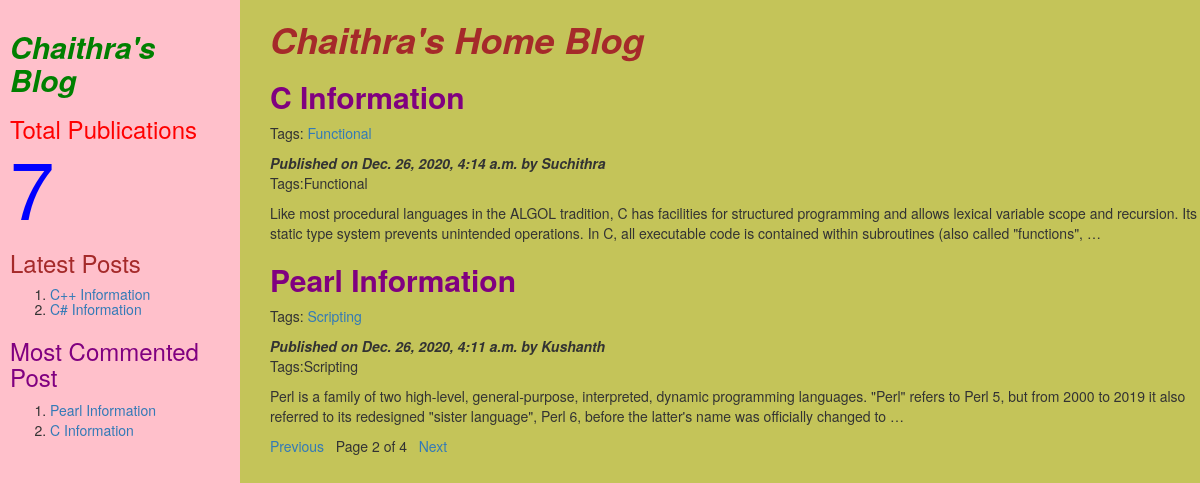
Screenshot of /?page=2 with the database file from the repository.
### myapp/models.py (models this page shows, shortened)
class Post(models.Model):
	tags=TaggableManager()
	STATUS_CHOICES=(('draft','Draft'),('published','Published'))
	title=models.CharField(max_length=256)
	slug=models.SlugField(max_length=264,unique_for_date='publish')
	author=models.ForeignKey(User,related_name='blog_posts',on_delete= models.CASCADE)
	body=models.TextField()
	publish=models.DateTimeField(default=timezone.now)
	created=models.DateTimeField(auto_now_add=True)
	updated=models.DateTimeField(auto_now=True)
	status= models.CharField(max_length=10,choices=STATUS_CHOICES,default='draft')
	objects=CustomManager()
	class Meta:
		ordering=('-publish',)
	def get_absolute_url(self):
		return reverse('post_detail',args=[self.publish.year,self.publish.strftime('%m'),self.publish.strftime('%d'),self.slug])

### myapp/views.py (the view)
# urls.py: url(r'^$',views.post_list_view),
def post_list_view(request,tag_slug=None):
	post_list=Post.objects.all()
	tag=None
	if tag_slug:
		tag=get_object_or_404(Tag,slug=tag_slug)
		post_list=post_list.filter(tags__in=[tag])
	paginator=Paginator(post_list,2)
	page_number=request.GET.get('page')
	try:
		post_list=paginator.page(page_number)
	except PageNotAnInteger:
		post_list=paginator.page(1)
	except EmptyPage:
		post_list=paginator.page(paginator.num_pages)
	d={'post_list':post_list,'tag':tag}
	return render(request,'myapp/post_list.html',d)

### myapp/models.py (called while the page is built)
    def get_queryset(self):
        return super().get_queryset().filter(status='published')

### myapp/templatetags/mytags.py (called while the page is built)
@register.simple_tag
def total_posts():
	return Post.objects.count()

@register.inclusion_tag('myapp/latest_post.html')
def show_latest_posts(count=3):
	latest_posts=Post.objects.order_by('-publish')[:count]
	return {'latest_posts':latest_posts}

@register.simple_tag
def get_most_commented_posts(count=2):
	return Post.objects.annotate(total_comments=Count('comments')).order_by('-total_comments')[:count]

### templates/myapp/post_list.html (shortened to what this page needs)
<html>
    {%extends 'myapp/parent.html'%}
        {%block content_block%}
        <h1 style="color:brown"><b><i>Chaithra's Home Blog</i></b></h1>
        {%for post in post_list%}
        <a href="{{post.get_absolute_url}}"><h2 style="color:purple"><b>{{post.title}}</b></h2></a>
	<p>Tags:
		{%for t in post.tags.all%}
		<a href="{%url "post_list_by_tag_name" t.slug%}">{{t.name}}</a>
		{%endfor%}
	</p>
        <i><b>Published on {{post.publish}} by {{post.author|title}}</b></i>
	<p>Tags:{{post.tags.all|join:','}}</p>
        {{post.body|truncatewords:40|linebreaks}}
        {%endfor%}
        {%include 'myapp/pagination.html' with page=post_list%}
        {%endblock%}

### templates/myapp/parent.html (shortened to what this page needs)
<html>
{%load mytags%}
    <head>
	<link rel="stylesheet" href="https://maxcdn.bootstrapcdn.com/bootstrap/3.3.7/css/bootstrap.min.css">
    </head>
	<body>
	    <div class="content" style="width:80%;float:right;background-color:#c4c459;height:300%;padding:0 0 0 30px">
	       {%block content_block%}
	       {%endblock%}
	    </div>
	    <div class="sidebar" style="width:20%;float:left;background-color:pink;height:300%;padding:10px">
		<h2 style="color:green"><b><i>Chaithra's Blog</i></b></h2>
		<h3 style="color:red">Total Publications
			<span style="color:blue;font-size:80px">
			{%total_posts%}</span>
			<h3 style="color:brown">Latest Posts</h3>
			<h5>{%show_latest_posts 2%}</h5>
			<h3 style="color:purple">Most Commented Post</h3>
			{%get_most_commented_posts as m%}
			<ol>
			   {%for post in m%}
			    <li><a href="{{post.get_absolute_url}}">{{post.title}}</a></li>
			   {%endfor%}
			</ol>
		</h3>
	    </div>
	</body>
</html>

### templates/myapp/latest_post.html
<html>
    <body>
	<ol>
	{%for post in latest_posts%}
	<li><a href="{{post.get_absolute_url}}">{{post.title}}</a></li>
	{%endfor%}
	</ol>
     </body>
</html>

### rows the page displays
Post: title "C Information", publish "Dec. 26, 2020, 4:14 a.m.", author "Suchithra", tags.all "Functional", body "Like most procedural languages in the ALGOL tradition, C has facilities for structured programming and allows lexical variable scope and recursion. Its static type system prevents unintended operations. In C, all executable code is contained within subroutines (also called \"functions\", …"
Tag: name "Functional"
Post: title "Pearl Information", publish "Dec. 26, 2020, 4:11 a.m.", author "Kushanth", tags.all "Scripting", body "Perl is a family of two high-level, general-purpose, interpreted, dynamic programming languages. \"Perl\" refers to Perl 5, but from 2000 to 2019 it also referred to its redesigned \"sister language\", Perl 6, before the latter's name was officially changed to …"
Tag: name "Scripting"
Post: title "C++ Information"
Post: title "C# Information"

### other values shown
{{ page.number }} "2"
{{ page.paginator.num_pages }} "4"
